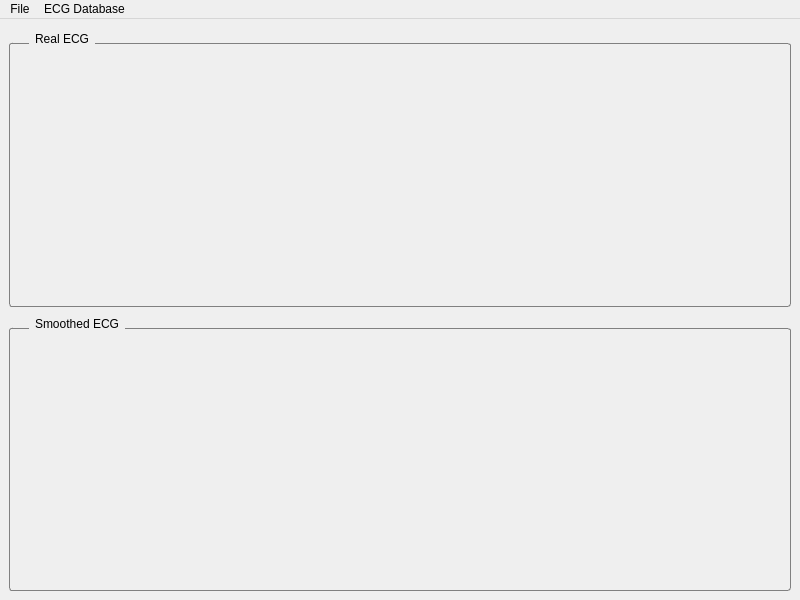
<?xml version="1.0" encoding="UTF-8"?>
<ui version="4.0">
 <class>MainWindow</class>
 <widget class="QMainWindow" name="MainWindow">
  <property name="geometry">
   <rect>
    <x>0</x>
    <y>0</y>
    <width>800</width>
    <height>600</height>
   </rect>
  </property>
  <property name="windowTitle">
   <string>ECG analizer</string>
  </property>
  <widget class="QWidget" name="centralwidget">
   <layout class="QVBoxLayout" name="verticalLayout">
    <item>
     <widget class="EcgGraphWrapper" name="groupBox_2">
      <property name="styleSheet">
       <string notr="true">QGroupBox {
   border: 1px solid gray;
   border-radius: 3px;
   margin-top: 15px;
   padding: 4px;
}

QGroupBox::title {
     subcontrol-origin: margin;
     subcontrol-position: top left; 
   padding: 4px;
   left: 20px;
 }</string>
      </property>
      <property name="title">
       <string>Real ECG</string>
      </property>
      <layout class="QVBoxLayout" name="verticalLayout_2">
       <item>
        <widget class="EcgGraph" name="ecg_graph_etalon" native="true"/>
       </item>
       <item>
        <widget class="NavBar" name="widget" native="true">
         <property name="maximumSize">
          <size>
           <width>16777215</width>
           <height>25</height>
          </size>
         </property>
        </widget>
       </item>
      </layout>
     </widget>
    </item>
    <item>
     <widget class="EcgGraphWrapper" name="groupBox">
      <property name="styleSheet">
       <string notr="true">QGroupBox {
   border: 1px solid gray;
   border-radius: 3px;
   margin-top: 15px;
   padding: 4px;
}

QGroupBox::title {
     subcontrol-origin: margin;
     subcontrol-position: top left; 
   padding: 4px;
   left: 20px;
 }</string>
      </property>
      <property name="title">
       <string>Smoothed ECG</string>
      </property>
      <layout class="QVBoxLayout" name="verticalLayout_3">
       <item>
        <widget class="EcgGraph" name="ecg_graph_real" native="true"/>
       </item>
       <item>
        <widget class="NavBar" name="widget_2" native="true">
         <property name="maximumSize">
          <size>
           <width>16777215</width>
           <height>25</height>
          </size>
         </property>
        </widget>
       </item>
      </layout>
     </widget>
    </item>
   </layout>
  </widget>
  <widget class="QMenuBar" name="menubar">
   <property name="geometry">
    <rect>
     <x>0</x>
     <y>0</y>
     <width>800</width>
     <height>27</height>
    </rect>
   </property>
   <widget class="QMenu" name="menuFile">
    <property name="title">
     <string>File</string>
    </property>
    <addaction name="actionOpen_ecg"/>
    <addaction name="separator"/>
    <addaction name="act_exit"/>
   </widget>
   <widget class="QMenu" name="etalon_menu">
    <property name="title">
     <string>ECG Database</string>
    </property>
   </widget>
   <addaction name="menuFile"/>
   <addaction name="etalon_menu"/>
  </widget>
  <action name="actionOpen_ethalon">
   <property name="text">
    <string>Open etalon ECG</string>
   </property>
  </action>
  <action name="actionOpen_ecg">
   <property name="checked">
    <bool>false</bool>
   </property>
   <property name="text">
    <string>Open ECG</string>
   </property>
  </action>
  <action name="act_exit">
   <property name="text">
    <string>Exit</string>
   </property>
  </action>
  <action name="actionChild">
   <property name="text">
    <string>Child</string>
   </property>
  </action>
  <action name="actionAdult">
   <property name="text">
    <string>Adult</string>
   </property>
  </action>
  <action name="actionOld_man">
   <property name="text">
    <string>Old man</string>
   </property>
  </action>
  <action name="act_import_ecg">
   <property name="text">
    <string>Import etalon ECG</string>
   </property>
  </action>
 </widget>
 <customwidgets>
  <customwidget>
   <class>EcgGraph</class>
   <extends>QWidget</extends>
   <header>.ecggraph</header>
   <container>1</container>
  </customwidget>
  <customwidget>
   <class>NavBar</class>
   <extends>QWidget</extends>
   <header>.ecggraph</header>
   <container>1</container>
  </customwidget>
  <customwidget>
   <class>EcgGraphWrapper</class>
   <extends>QGroupBox</extends>
   <header>.ecggraph</header>
   <container>1</container>
  </customwidget>
 </customwidgets>
 <resources/>
 <connections>
  <connection>
   <sender>act_exit</sender>
   <signal>triggered()</signal>
   <receiver>MainWindow</receiver>
   <slot>close()</slot>
   <hints>
    <hint type="sourcelabel">
     <x>-1</x>
     <y>-1</y>
    </hint>
    <hint type="destinationlabel">
     <x>399</x>
     <y>299</y>
    </hint>
   </hints>
  </connection>
 </connections>
</ui>
